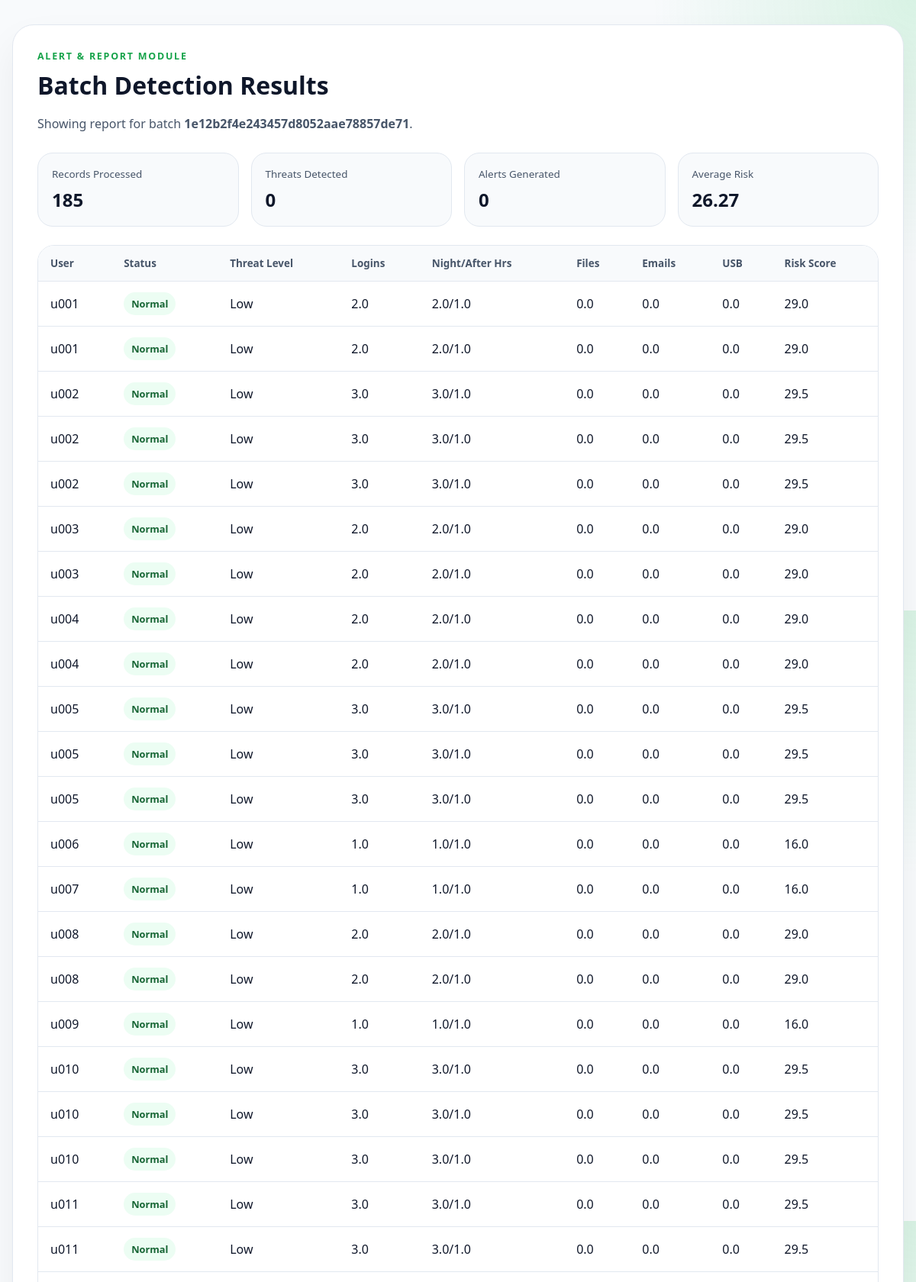
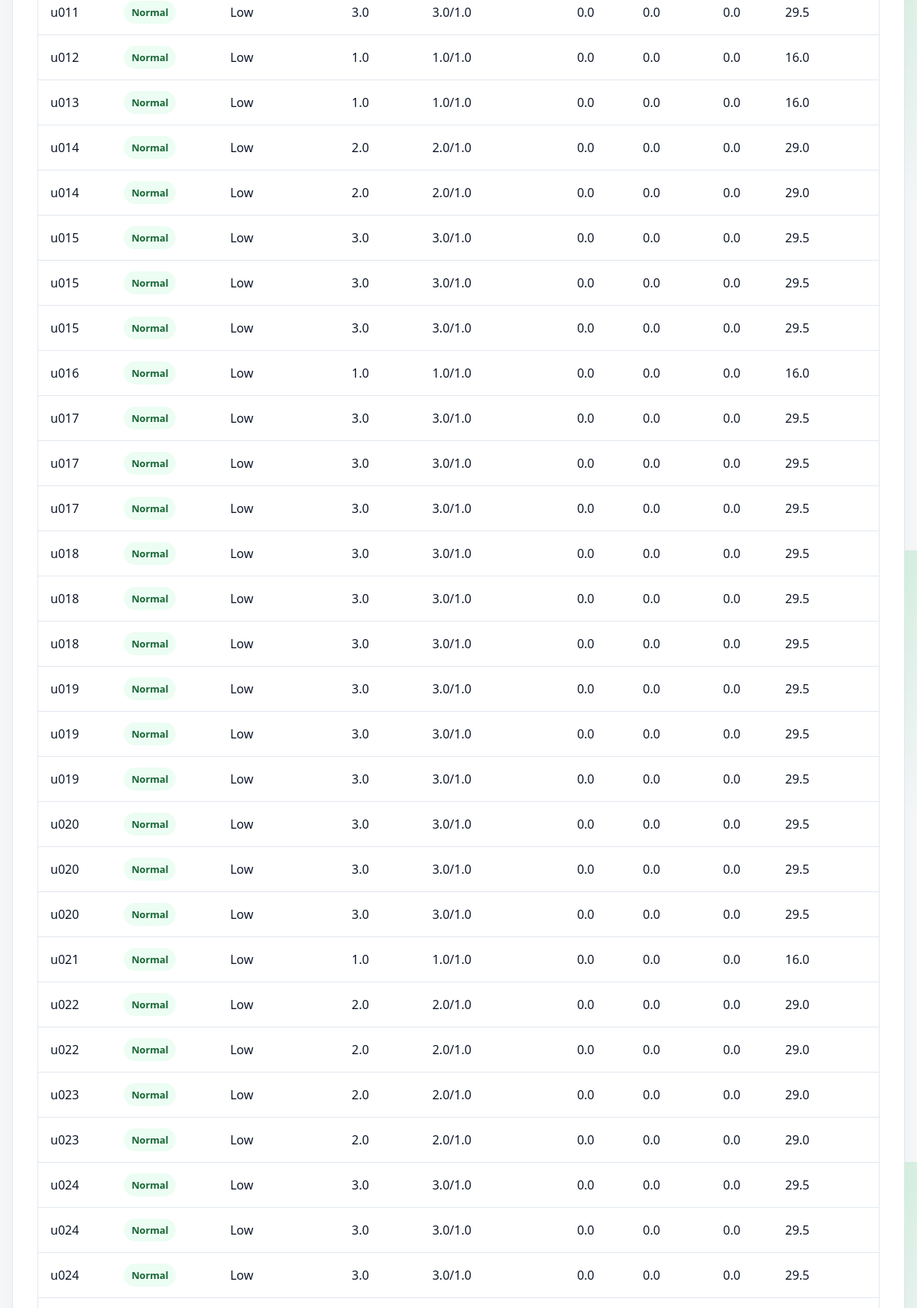
The app's page /results (signed in, upper part) with its own data (2 pictures, top to bottom).
### models/log.py (models this page shows, shortened)
class Log(db.Model):
    __tablename__ = "logs"
    id = db.Column(db.Integer, primary_key=True)
    batch_id = db.Column(db.String(64), nullable=False, index=True)
    user_id = db.Column(db.Integer, db.ForeignKey("users.id"), nullable=False, index=True)
    event_timestamp = db.Column(db.DateTime, nullable=True, index=True)
    login_frequency = db.Column(db.Float, nullable=False, default=0.0)
    after_hours_activity = db.Column(db.Float, nullable=False, default=0.0)
    night_login_count = db.Column(db.Float, nullable=False, default=0.0)
    file_access_count = db.Column(db.Float, nullable=False, default=0.0)
    email_activity_count = db.Column(db.Float, nullable=False, default=0.0)
    usb_usage_count = db.Column(db.Float, nullable=False, default=0.0)
    anomaly_flag = db.Column(db.Boolean, nullable=False, default=False)
    threat_level = db.Column(db.String(20), nullable=False, default="low")
    source_filename = db.Column(db.String(255), nullable=True)
    raw_record = db.Column(db.JSON, nullable=False)
    created_at = db.Column(db.DateTime, nullable=False, server_default=func.now())
    user = db.relationship("User", back_populates="logs")
    risk_score = db.relationship("RiskScore", back_populates="log", uselist=False, cascade="all, delete-orphan")
    alerts = db.relationship("Alert", back_populates="log", lazy=True, cascade="all, delete-orphan")

### models/user.py (models this page shows, shortened)
class User(db.Model):
    __tablename__ = "users"
    id = db.Column(db.Integer, primary_key=True)
    username = db.Column(db.String(80), unique=True, nullable=False, index=True)
    email = db.Column(db.String(120), unique=True, nullable=False, index=True)
    password_hash = db.Column(db.String(255), nullable=False)
    first_name = db.Column(db.String(100), nullable=True)
    last_name = db.Column(db.String(100), nullable=True)
    role = db.Column(db.String(50), nullable=False, default="analyst")
    created_at = db.Column(db.DateTime, nullable=False, server_default=func.now())
    logs = db.relationship("Log", back_populates="user", lazy=True)

### app.py (the view)
    @app.route("/results", methods=["GET"])
    @_login_required
    def results():
        batch_id = request.args.get("batch_id")
        if not batch_id:
            batch_id, _ = _latest_batch_logs()
        if not batch_id:
            return render_template("results.html", summary=None, rows=[], batch_id=None)
        logs = (
            Log.query.filter_by(batch_id=batch_id)
            .order_by(Log.id.asc())
            .all()
        )
        rows = [_serialize_result_row(log) for log in logs]
        summary = {
            "Records Processed": len(rows),
            "Threats Detected": sum(1 for log in logs if log.anomaly_flag),
            "Alerts Generated": sum(1 for log in logs if log.risk_score and log.risk_score.score >= ALERT_THRESHOLD),
            "Average Risk": round(
                sum(log.risk_score.score for log in logs if log.risk_score) / max(len(rows), 1),
                2,
            ),
        }
        return render_template("results.html", summary=summary, rows=rows, batch_id=batch_id)

### app.py (called while the page is built)
def _current_user():
    user_id = session.get("user_id")
    if not user_id:
        return None
    return db.session.get(User, user_id)

def _login_required(view):
    @wraps(view)
    def wrapped_view(*args, **kwargs):
        if _current_user() is None:
            flash("Please sign in to continue.", "error")
            return redirect(url_for("login_page"))
        return view(*args, **kwargs)
    return wrapped_view

def _serialize_result_row(log: Log) -> dict:
    user = log.user.username if log.user else str(log.user_id)
    score = log.risk_score.score if log.risk_score else 0.0
    return {
        "user": user,
        "login_frequency": round(float(log.login_frequency), 2),
        "after_hours_activity": round(float(log.after_hours_activity), 2),
        "night_login_count": round(float(log.night_login_count), 2),
        "file_access_count": round(float(log.file_access_count), 2),
        "email_activity_count": round(float(log.email_activity_count), 2),
        "usb_usage_count": round(float(log.usb_usage_count), 2),
        "threat_level": str(log.threat_level).title(),
        "risk_score": round(float(score), 2),
        "status": "Threat" if log.anomaly_flag else "Normal",
    }

def _latest_batch_logs():
    latest_log = Log.query.order_by(Log.created_at.desc(), Log.id.desc()).first()
    if latest_log is None:
        return None, []
    batch_logs = (
        Log.query.filter_by(batch_id=latest_log.batch_id)
        .order_by(Log.id.asc())
        .all()
    )
    return latest_log.batch_id, batch_logs

### templates/results.html (shortened to what this page needs)
<!DOCTYPE html>
<html lang="en">
<head>
</head>
<body>
    <div class="container">
        <div class="eyebrow">Alert & Report Module</div>
        <h2>Batch Detection Results</h2>
        <p>{% if batch_id %}Showing report for batch <strong>{{ batch_id }}</strong>.{% else %}No processed batch is loaded yet.{% endif %}</p>
        {% if rows %}
        <div class="summary">
            {% for label, count in summary.items() %}
            <div class="pill">
                <span>{{ label }}</span>
                <strong>{{ count }}</strong>
            </div>
            {% endfor %}
        </div>
        <div class="table-wrap">
            <table>
                <thead>
                    <tr>
                        <th>User</th>
                        <th>Status</th>
                        <th>Threat Level</th>
                        <th>Logins</th>
                        <th>Night/After Hrs</th>
                        <th>Files</th>
                        <th>Emails</th>
                        <th>USB</th>
                        <th>Risk Score</th>
                    </tr>
                </thead>
                <tbody>
                    {% for row in rows %}
                    <tr>
                        <td>{{ row.user }}</td>
                        <td><span class="tag {{ 'threat' if row.status == 'Threat' else 'normal' }}">{{ row.status }}</span></td>
                        <td>{{ row.threat_level }}</td>
                        <td>{{ row.login_frequency }}</td>
                        <td>{{ row.night_login_count }}/{{ row.after_hours_activity }}</td>
                        <td>{{ row.file_access_count }}</td>
                        <td>{{ row.email_activity_count }}</td>
                        <td>{{ row.usb_usage_count }}</td>
                        <td>{{ row.risk_score }}</td>
                    </tr>
                    {% endfor %}
                </tbody>
            </table>
        </div>
        {% else %}
        <div class="empty">
            <p>No processed dataset is available yet. Upload a CSV file to generate alerts, risk scores, and reports.</p>
        </div>
        {% endif %}
    </div>
</body>
</html>

### templates/results.html (style rules this page uses)
:root { --green: #16a34a; --green-dark: #166534; --slate: #475569; --bg: #f8fafc; --panel: #ffffff; --border: #cbd5e1; --danger-bg: #fff1f2; --danger-text: #dc2626; --safe-bg: #ecfdf3; --safe-text: #166534; }
* { box-sizing: border-box; font-family: "Segoe UI", sans-serif; }
body { margin: 0; background: radial-gradient(circle at top right, rgba(34, 197, 94, 0.15), transparent 24%), var(--bg); color: #0f172a; padding: 32px 16px; }
.container { max-width: 1180px; margin: 0 auto; background: var(--panel); border-radius: 28px; padding: 32px; border: 1px solid #e2e8f0; box-shadow: 0 24px 50px rgba(15, 23, 42, 0.06); }
.eyebrow { color: var(--green); text-transform: uppercase; letter-spacing: 0.14em; font-size: 0.78rem; font-weight: 700; margin-bottom: 8px; }
h2 { margin: 0 0 8px; font-size: 2rem; }
p { color: var(--slate); line-height: 1.7; }
.summary { display: grid; grid-template-columns: repeat(4, minmax(0, 1fr)); gap: 16px; margin: 24px 0; }
.pill { padding: 18px; border-radius: 20px; background: #f8fafc; border: 1px solid #e2e8f0; }
.pill span { display: block; color: var(--slate); font-size: 0.84rem; margin-bottom: 8px; }
.pill strong { font-size: 1.5rem; }
.table-wrap { overflow-x: auto; border: 1px solid #e2e8f0; border-radius: 22px; }
table { width: 100%; border-collapse: collapse; background: #fff; }
th, td { padding: 14px 16px; text-align: left; border-bottom: 1px solid #e2e8f0; }
th { background: #f8fafc; color: var(--slate); font-size: 0.84rem; }
.tag { display: inline-block; padding: 6px 10px; border-radius: 999px; font-size: 0.8rem; font-weight: 700; }
.tag.normal { background: var(--safe-bg); color: var(--safe-text); }

### records on screen
Log: batch "1e12b2f4e243457d8052aae78857de71"
User: user "u001", status "Normal", threat_level "Low", login_frequency "2.0", night_login_count "2.0", after_hours_activity "1.0", file_access_count "0.0", email_activity_count "0.0", usb_usage_count "0.0", risk_score "29.0"
User: user "u002", status "Normal", threat_level "Low", login_frequency "3.0", night_login_count "3.0", after_hours_activity "1.0", file_access_count "0.0", email_activity_count "0.0", usb_usage_count "0.0", risk_score "29.5"
User: user "u003", status "Normal", threat_level "Low", login_frequency "2.0", night_login_count "2.0", after_hours_activity "1.0", file_access_count "0.0", email_activity_count "0.0", usb_usage_count "0.0", risk_score "29.0"
User: user "u004", status "Normal", threat_level "Low", login_frequency "2.0", night_login_count "2.0", after_hours_activity "1.0", file_access_count "0.0", email_activity_count "0.0", usb_usage_count "0.0", risk_score "29.0"
User: user "u005", status "Normal", threat_level "Low", login_frequency "3.0", night_login_count "3.0", after_hours_activity "1.0", file_access_count "0.0", email_activity_count "0.0", usb_usage_count "0.0", risk_score "29.5"
User: user "u006", status "Normal", threat_level "Low", login_frequency "1.0", night_login_count "1.0", after_hours_activity "1.0", file_access_count "0.0", email_activity_count "0.0", usb_usage_count "0.0", risk_score "16.0"
User: user "u007", status "Normal", threat_level "Low", login_frequency "1.0", night_login_count "1.0", after_hours_activity "1.0", file_access_count "0.0", email_activity_count "0.0", usb_usage_count "0.0", risk_score "16.0"
User: user "u008", status "Normal", threat_level "Low", login_frequency "2.0", night_login_count "2.0", after_hours_activity "1.0", file_access_count "0.0", email_activity_count "0.0", usb_usage_count "0.0", risk_score "29.0"
User: user "u009", status "Normal", threat_level "Low", login_frequency "1.0", night_login_count "1.0", after_hours_activity "1.0", file_access_count "0.0", email_activity_count "0.0", usb_usage_count "0.0", risk_score "16.0"
User: user "u010", status "Normal", threat_level "Low", login_frequency "3.0", night_login_count "3.0", after_hours_activity "1.0", file_access_count "0.0", email_activity_count "0.0", usb_usage_count "0.0", risk_score "29.5"
User: user "u011", status "Normal", threat_level "Low", login_frequency "3.0", night_login_count "3.0", after_hours_activity "1.0", file_access_count "0.0", email_activity_count "0.0", usb_usage_count "0.0", risk_score "29.5"
User: user "u012", status "Normal", threat_level "Low", login_frequency "1.0", night_login_count "1.0", after_hours_activity "1.0", file_access_count "0.0", email_activity_count "0.0", usb_usage_count "0.0", risk_score "16.0"
User: user "u013", status "Normal", threat_level "Low", login_frequency "1.0", night_login_count "1.0", after_hours_activity "1.0", file_access_count "0.0", email_activity_count "0.0", usb_usage_count "0.0", risk_score "16.0"
User: user "u014", status "Normal", threat_level "Low", login_frequency "2.0", night_login_count "2.0", after_hours_activity "1.0", file_access_count "0.0", email_activity_count "0.0", usb_usage_count "0.0", risk_score "29.0"
User: user "u015", status "Normal", threat_level "Low", login_frequency "3.0", night_login_count "3.0", after_hours_activity "1.0", file_access_count "0.0", email_activity_count "0.0", usb_usage_count "0.0", risk_score "29.5"
User: user "u016", status "Normal", threat_level "Low", login_frequency "1.0", night_login_count "1.0", after_hours_activity "1.0", file_access_count "0.0", email_activity_count "0.0", usb_usage_count "0.0", risk_score "16.0"
User: user "u017", status "Normal", threat_level "Low", login_frequency "3.0", night_login_count "3.0", after_hours_activity "1.0", file_access_count "0.0", email_activity_count "0.0", usb_usage_count "0.0", risk_score "29.5"
User: user "u018", status "Normal", threat_level "Low", login_frequency "3.0", night_login_count "3.0", after_hours_activity "1.0", file_access_count "0.0", email_activity_count "0.0", usb_usage_count "0.0", risk_score "29.5"
User: user "u019", status "Normal", threat_level "Low", login_frequency "3.0", night_login_count "3.0", after_hours_activity "1.0", file_access_count "0.0", email_activity_count "0.0", usb_usage_count "0.0", risk_score "29.5"
User: user "u020", status "Normal", threat_level "Low", login_frequency "3.0", night_login_count "3.0", after_hours_activity "1.0", file_access_count "0.0", email_activity_count "0.0", usb_usage_count "0.0", risk_score "29.5"
User: user "u021", status "Normal", threat_level "Low", login_frequency "1.0", night_login_count "1.0", after_hours_activity "1.0", file_access_count "0.0", email_activity_count "0.0", usb_usage_count "0.0", risk_score "16.0"
User: user "u022", status "Normal", threat_level "Low", login_frequency "2.0", night_login_count "2.0", after_hours_activity "1.0", file_access_count "0.0", email_activity_count "0.0", usb_usage_count "0.0", risk_score "29.0"
User: user "u023", status "Normal", threat_level "Low", login_frequency "2.0", night_login_count "2.0", after_hours_activity "1.0", file_access_count "0.0", email_activity_count "0.0", usb_usage_count "0.0", risk_score "29.0"
User: user "u024", status "Normal", threat_level "Low", login_frequency "3.0", night_login_count "3.0", after_hours_activity "1.0", file_access_count "0.0", email_activity_count "0.0", usb_usage_count "0.0", risk_score "29.5"

### other values on screen
{{ label }} "Records Processed" "Threats Detected" "Alerts Generated" "Average Risk"
{{ count }} "185" "0" "0" "26.27"
